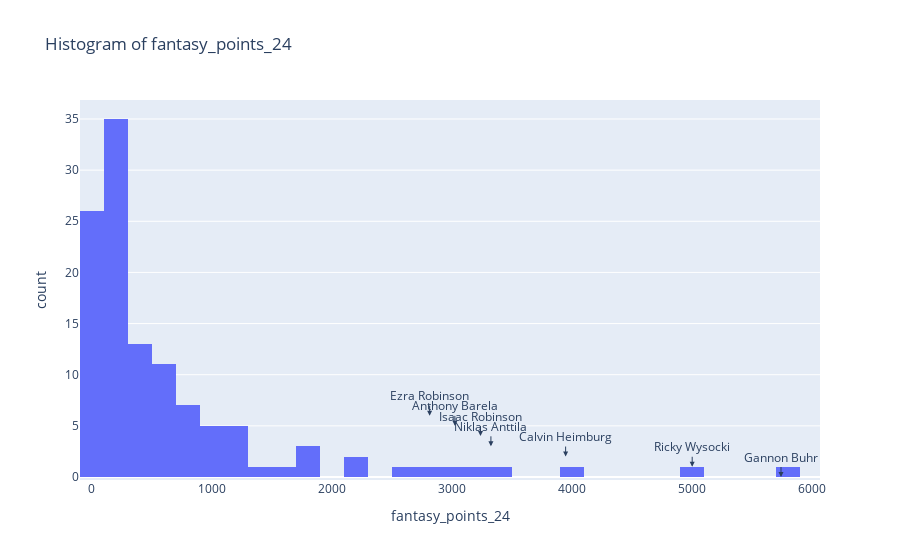

Notebook cell for this chart:
### Code cell
plot_histogram(df, column='fantasy_points_24', annotate_top_n={'Player':7}, nbins=35)

### Figure 1 — Plotly figure (JSON) as saved in the notebook; plotly's stock layout.template omitted (floating-point values rounded to 4 significant figures)
{"data": [{"alignmentgroup": "True", "bingroup": "x", "hovertemplate": "fantasy_points_24=%{x}<br>count=%{y}<extra></extra>", "legendgroup": "", "marker": {"color": "#636efa", "pattern": {"shape": ""}}, "name": "", "nbinsx": 35, "offsetgroup": "", "orientation": "v", "showlegend": false, "type": "histogram", "x": [5746.0, 3950.0, 5005, 3240.0, 3026, 3326.0, 2257, 2816.0, 1890.0, 2514, 2218, 1760.0, 957, 1226.0, 1502.0, 1038.0, 1206.0, 1730, 1390.0, 810.5, 1274.0, 1051, 1146, 1120.0, 860, 644, 1006.0, 556.5, 785, 654.5, 413, 837.5, 368.5, 909.5, 577.5, 662.5, 763, 847.5, 758, 269, 664, 669.5, 585, 515, 466, 658, 596.5, 477.5, 184, 431.5, 324.5, 212, 408, 223, 373.5, 355.5, 319.5, 355.5, 357, 385, 200.5, 118, 222, 242, 268, 149, 261.5, 247, 248, 242, 238, 131, 222, 122, 215.5, 140, 118.5, 190.5, 52, 53, 198, 65, 157.5, 179, 178.5, 172, 131, 93, 153, 156, 71, 0, 134, 111, 111, 111, 51, 104.5, 94.5, 91, 24, 82, 75, 0, 53, 47.5, 33, 34, 18, 0, 0, 17, 0, 0, 0, 0, 0], "xaxis": "x", "yaxis": "y"}], "layout": {"annotations": [{"arrowhead": 2, "ax": 0, "ay": -20, "showarrow": true, "text": "Gannon Buhr", "x": 5746.0, "y": 0}, {"arrowhead": 2, "ax": 0, "ay": -20, "showarrow": true, "text": "Ricky Wysocki", "x": 5005, "y": 1}, {"arrowhead": 2, "ax": 0, "ay": -20, "showarrow": true, "text": "Calvin Heimburg", "x": 3950.0, "y": 2}, {"arrowhead": 2, "ax": 0, "ay": -20, "showarrow": true, "text": "Niklas Anttila", "x": 3326.0, "y": 3}, {"arrowhead": 2, "ax": 0, "ay": -20, "showarrow": true, "text": "Isaac Robinson", "x": 3240.0, "y": 4}, {"arrowhead": 2, "ax": 0, "ay": -20, "showarrow": true, "text": "Anthony Barela", "x": 3026, "y": 5}, {"arrowhead": 2, "ax": 0, "ay": -20, "showarrow": true, "text": "Ezra Robinson", "x": 2816.0, "y": 6}], "barmode": "relative", "legend": {"tracegroupgap": 0}, "title": {"text": "Histogram of fantasy_points_24"}, "xaxis": {"anchor": "y", "domain": [0, 1], "title": {"text": "fantasy_points_24"}}, "yaxis": {"anchor": "x", "domain": [0, 1], "title": {"text": "count"}}}}
